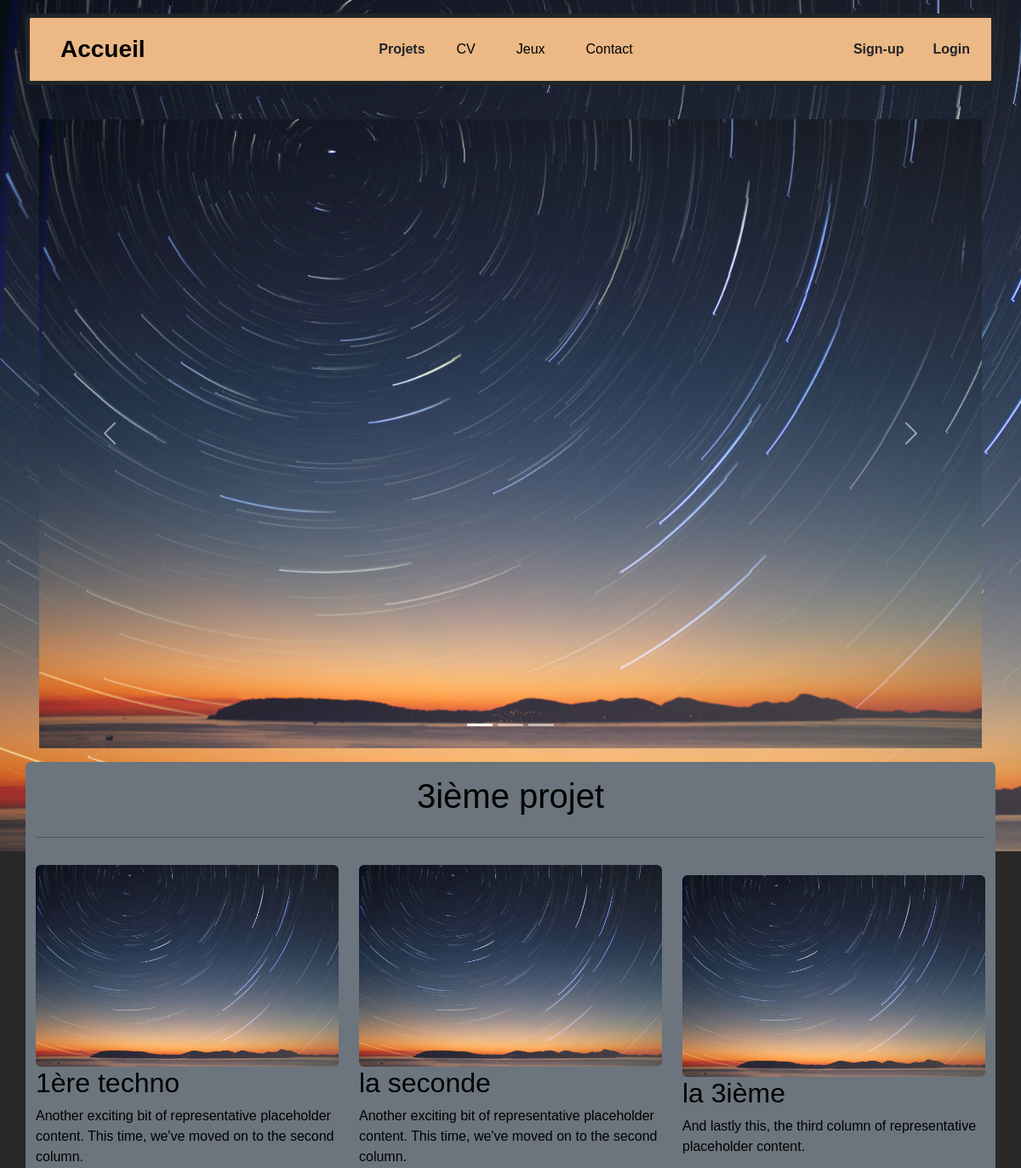
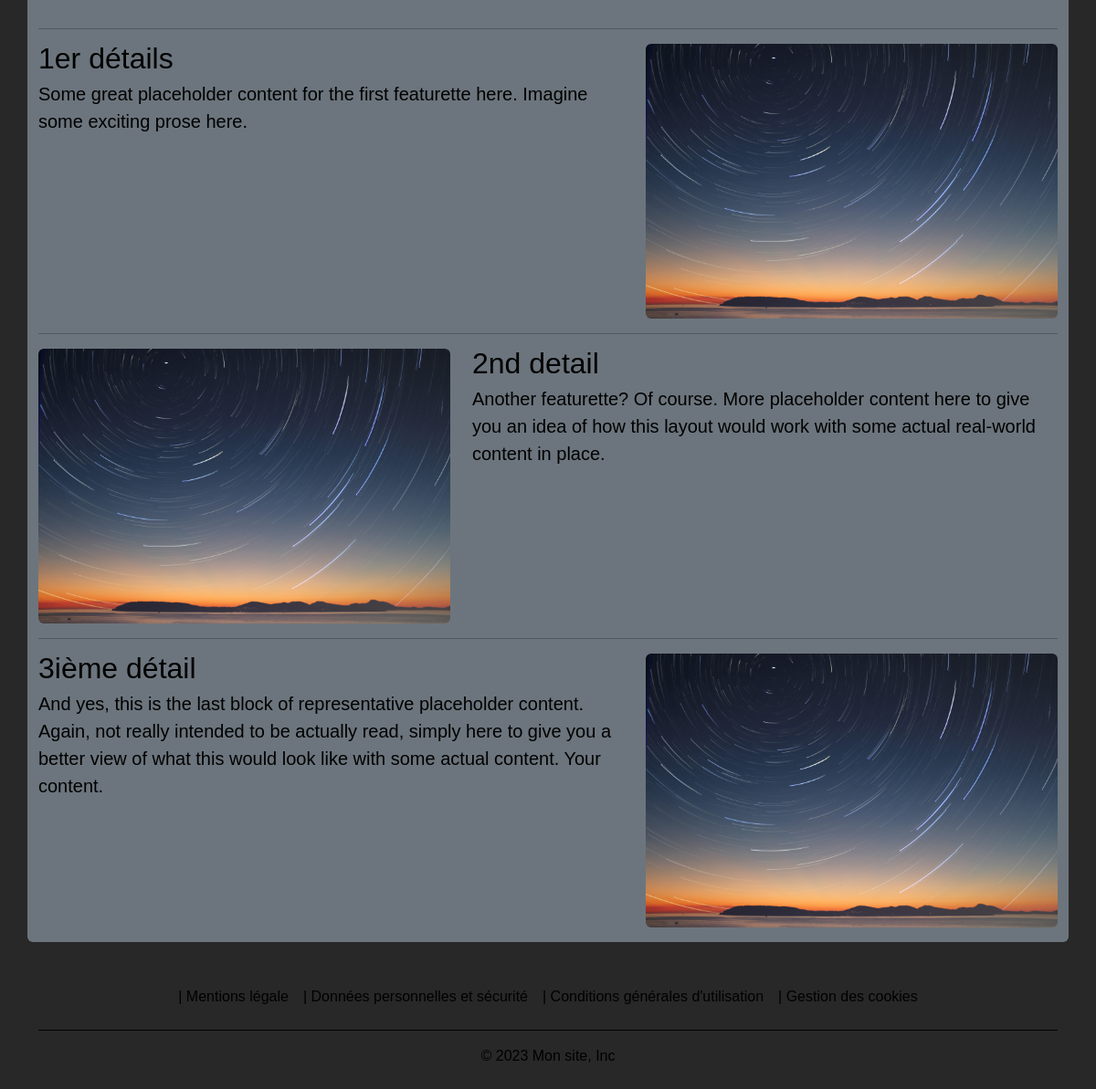
The app's page /projets.php?id=3 with its own data (2 pictures, top to bottom).
### tables this page shows
CREATE TABLE `projets` (
  `id` int(11) NOT NULL,
  `catégorie` varchar(10) NOT NULL,
  `carousel-img1` varchar(100) NOT NULL,
  `carousel-img2` varchar(100) NOT NULL,
  `carousel-img3` varchar(100) NOT NULL,
  `title` varchar(100) NOT NULL,
  `tech-img1` varchar(100) NOT NULL,
  `tech-title1` varchar(100) NOT NULL,
  `tech-text1` text NOT NULL,
  `tech-img2` varchar(100) NOT NULL,
  `tech-title2` varchar(100) NOT NULL,
  `tech-text2` text NOT NULL,
  `tech-img3` varchar(100) NOT NULL,
  `tech-title3` varchar(100) NOT NULL,
  `tech-text3` text NOT NULL,
  `details-img1` varchar(100) NOT NULL,
  `details-title1` varchar(100) NOT NULL,
  `details-text1` text NOT NULL,
  `details-img2` varchar(100) NOT NULL,
  `details-title2` varchar(100) NOT NULL,
  `details-text2` text NOT NULL,
  `details-img3` varchar(100) NOT NULL,
  `details-title3` varchar(100) NOT NULL,
  `details-text3` text NOT NULL
);

### projets.php (the view, shortened to what this page needs)
<!doctype html>
<html lang="fr">
<head>
    <?php require_once "cfg/config.php";?>
    <link rel="stylesheet" href="css/bootstrap.css">
    <link rel="stylesheet" href="css/style.css">
</head>
<body class="container-fluid banner p-3">
    <?php
    require_once "component/header.php";
    $sql = "SELECT * FROM projets WHERE id=:id";
    $pre = $pdo->prepare($sql);
    $pre->bindParam("id", $_GET['id']);
    $pre->execute();
    $projectscontents = $pre->fetch(PDO::FETCH_ASSOC);
    ?>
    <main>
        <div class="container containercarousel p-3">
            <div id="carouselExampleInterval" class="carousel slide" data-bs-ride="carousel">
                <div class="carousel-indicators">
                    <button type="button" data-bs-target="#carouselExampleIndicators" data-bs-slide-to="0" class="active" aria-current="true" aria-label="Slide 1"></button>
                    <button type="button" data-bs-target="#carouselExampleIndicators" data-bs-slide-to="1" aria-label="Slide 2"></button>
                    <button type="button" data-bs-target="#carouselExampleIndicators" data-bs-slide-to="2" aria-label="Slide 3"></button>
                </div>
                <div class="carousel-inner">
                  <div class="carousel-item active" data-bs-interval="10000">
                    <img src="<?php echo $projectscontents['carousel-img1'] ?>" class="img-fluid d-block w-100" alt="...">
                  </div>
                </div>
                <button class="carousel-control-prev" type="button" data-bs-target="#carouselExampleInterval" data-bs-slide="prev">
                  <span class="carousel-control-prev-icon" aria-hidden="true"></span>
                </button>
                <button class="carousel-control-next" type="button" data-bs-target="#carouselExampleInterval" data-bs-slide="next">
                  <span class="carousel-control-next-icon" aria-hidden="true"></span>
                </button>
              </div>
        </div>
        <div class="container technologie rounded bg-secondary">
            <div class="d-flex justify-content-center pt-3">
              <h1><?php echo $projectscontents['title'] ?></h1>
            </div>
            <hr class="featurette-divider">
            <div class="row d-flex justify-content-center align-items-center pt-3">
                <div class="col-lg-4">
                    <div class="text-center">
                        <img src="<?php echo $projectscontents['tech-img1'] ?>" class="rounded img-fluid" alt="...">
                      </div>
                    <h2 class="fw-normal"><?php echo $projectscontents['tech-title1'] ?></h2>
                    <p><?php echo $projectscontents['tech-text1'] ?></p>
                </div>
                <div class="col-lg-4">
                    <div class="text-center">
                        <img src="<?php echo $projectscontents['tech-img2'] ?>" class="rounded img-fluid" alt="...">
                      </div>
                    <h2 class="fw-normal"><?php echo $projectscontents['tech-title2'] ?></h2>
                    <p><?php echo $projectscontents['tech-text2'] ?></p>
                </div>
                <div class="col-lg-4">
                    <div class="text-center">
                        <img src="<?php echo $projectscontents['tech-img3'] ?>" class="rounded img-fluid" alt="...">
                    </div>
                    <h2 class="fw-normal"><?php echo $projectscontents['tech-title3'] ?></h2>
                    <p><?php echo $projectscontents['tech-text3'] ?></p>
                </div>
            </div>
            <section class="bg-secondary pb-3">
                <hr class="featurette-divider">
                <div class="row featurette">
                    <div class="col-md-7">
                        <h2 class="featurette-heading fw-normal lh-1"><?php echo $projectscontents['details-title1'] ?></h2>
                        <p class="lead"><?php echo $projectscontents['details-text1'] ?></p>
                    </div>
                    <div class="col-md-5">
                        <div class="float-end">
                            <img src="<?php echo $projectscontents['details-img1'] ?>" class="rounded img-fluid" alt="...">
                        </div>
                    </div>
                </div>
                <hr class="featurette-divider">
                <div class="row featurette">
                    <div class="col-md-7 order-md-2">
                        <h2 class="featurette-heading fw-normal lh-1"><?php echo $projectscontents['details-title2'] ?></h2>
                        <p class="lead"><?php echo $projectscontents['details-text2'] ?></p>
                    </div>
                    <div class="col-md-5 order-md-1">
                        <div class="float-start">
                            <img src="<?php echo $projectscontents['details-img2'] ?>" class="rounded img-fluid" alt="...">
                        </div>
                    </div>
                </div>
                <hr class="featurette-divider">
                <div class="row featurette">
                    <div class="col-md-7">
                        <h2 class="featurette-heading fw-normal lh-1"><?php echo $projectscontents['details-title3'] ?></h2>
                        <p class="lead"><?php echo $projectscontents['details-text3'] ?></p>
                    </div>
                    <div class="col-md-5">
                        <div class="float-end">
                            <img src="<?php echo $projectscontents['details-img3'] ?>" class="rounded img-fluid" alt="...">
                        </div>
                    </div>
                </div>
            </section>
        </div>
        <?php require_once "component/footer.php";?>
    </main>
</body>
</html>

### css/style.css (style rules this page uses)
body, html { padding: 0; margin: 0; font-family: sans-serif; background-color: #282828; color: black; }
.banner { background-size: cover; background-image: url("../img/background.jpg"); max-height: 1000px; }

### records on screen
projets: value (picture), title "3ième projet", value "1ère techno", value "Another exciting bit of representative placeholder content. This time, we've moved on to the second column.", value "la seconde", value "la 3ième", value "And lastly this, the third column of representative placeholder content.", value "1er détails", value "Some great placeholder content for the first featurette here. Imagine some exciting prose here.", value "2nd detail", value "Another featurette? Of course. More placeholder content here to give you an idea of how this layout would work with some actual real-world content in place.", value "3ième détail", value "And yes, this is the last block of representative placeholder content. Again, not really intended to be actually read, simply here to give you a better view of what this would look like with some actual content. Your content."
